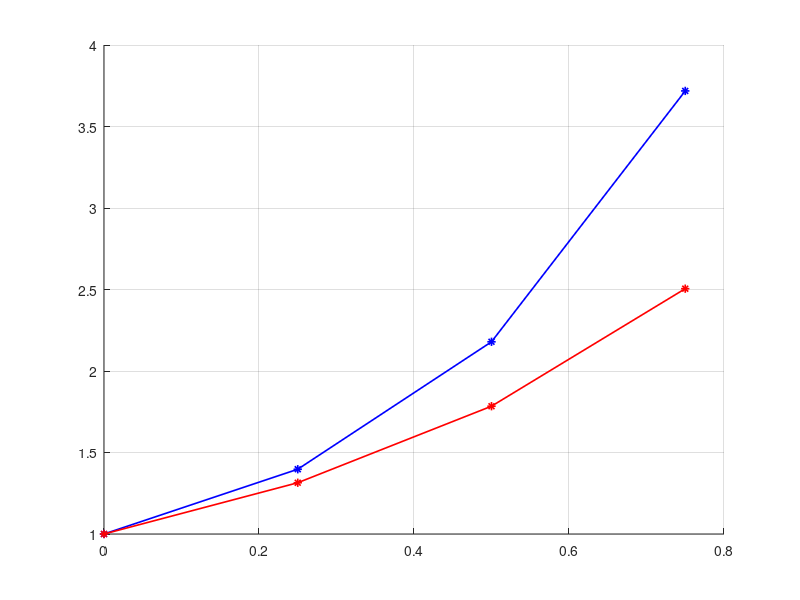

Write MATLAB code to recreate this figure.
f_ii= @(x,y,z)2*x.*z+2*y-4*x;
true_f=@(x) x + exp(x.^2);
a = 0;
b = 1;
n = 4;
h =(b-a)/(n);
p = @(x) -2*x;
q = @(x) -2;
f = @(x) -4*x;

y = zeros(1,n);

y0a = 1;
dy0a = 1;
y0b = 1 + exp(1);
dy0b = 1 + 2*exp(1);

alfa_0 = true_f(a);

alfa_1 = 3;
alfa_1 = 0;

beta_0 = true_f(b);

beta_1 = 1;
beta_1 = 0;
A = alfa_0*y0a + alfa_1*dy0a
B = beta_0*y0b + beta_1*dy0b
x = []
for i = 1:n
  x(i) = a + h*(i - 1);
end

ai3 = @(x)  (1 + p(x)*h/2);
ai2 = @(x)  ((h^2)*q(x) - 2);
ai1 = @(x)  (1-p(x)*h/2);
bi = @(x)  (h^2)*f(x);
% alfa_0*y(0)+alfa_1*(y(1)-y(0))./h=A
% y(0)*(alfa_0-alfa_1./h)+alfa_1*y(1)./h=A
%y(2)=(A-y0a*(alfa_0-alfa_1./h))./(h*alfa_1)

P(1) = -alfa_1./(h*(alfa_0-(alfa_1./h)))
Q(1) = A./(alfa_0-(alfa_1./h))

P(1) = -0/alfa_0;
Q(1) =alfa_0/alfa_0

for i=2:(n-1)
    P(i)= -ai3(x(i+1))/(ai1(x(i-1))*P(i-1)+ai2(x(i)))
    Q(i)=(bi(x(i))-ai1(x(i-1))*Q(i-1))/(ai1(x(i-1))*P(i-1)+ai2(x(i)))
end

% P(n-1) = (beta_0+(beta_1./h)).*h./beta_1
% Q(n-1) = -B.*h/(beta_1)
% y(n)=(bi(x(n))-ai1(x(n-1))*Q(n-1))/(ai2(x(n))+ai1(x(n-1))*P(n-1))
% y(n)=(B+(beta_1./h)*Q(n-1))/(-beta_1./h*Q(n-1)+(beta_0+(beta_1./h)))

y(n)=beta_0/alfa_0

for i=(n-1):-1:1;
    y(i)=(P(i)*y(i+1))+Q(i)
end


figure
hold on
grid on
plot(x,y,'-*b','Linewidth',1.2)
plot(x,true_f(x),'-*r','Linewidth',1.2)
